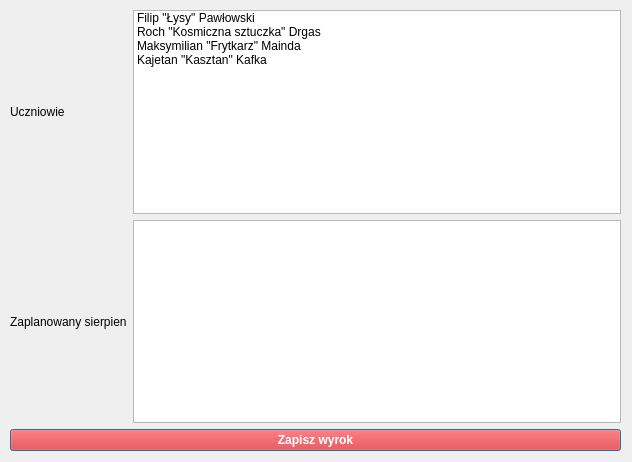
<?xml version="1.0" encoding="UTF-8"?>
<ui version="4.0">
 <class>Dialog</class>
 <widget class="QDialog" name="Dialog">
  <property name="geometry">
   <rect>
    <x>0</x>
    <y>0</y>
    <width>632</width>
    <height>462</height>
   </rect>
  </property>
  <property name="windowTitle">
   <string>Dialog</string>
  </property>
  <widget class="QWidget" name="gridLayoutWidget">
   <property name="geometry">
    <rect>
     <x>10</x>
     <y>10</y>
     <width>611</width>
     <height>441</height>
    </rect>
   </property>
   <layout class="QGridLayout" name="gridLayout">
    <item row="0" column="0">
     <widget class="QLabel" name="studentLabel">
      <property name="text">
       <string>Uczniowie</string>
      </property>
     </widget>
    </item>
    <item row="0" column="1">
     <widget class="QListWidget" name="studentLW">
      <item>
       <property name="text">
        <string>Filip &quot;Łysy&quot; Pawłowski</string>
       </property>
      </item>
      <item>
       <property name="text">
        <string>Roch &quot;Kosmiczna sztuczka&quot; Drgas</string>
       </property>
      </item>
      <item>
       <property name="text">
        <string>Maksymilian &quot;Frytkarz&quot; Mainda</string>
       </property>
      </item>
      <item>
       <property name="text">
        <string>Kajetan &quot;Kasztan&quot; Kafka</string>
       </property>
      </item>
     </widget>
    </item>
    <item row="1" column="1">
     <widget class="QListWidget" name="auStudentLW"/>
    </item>
    <item row="1" column="0">
     <widget class="QLabel" name="auStudentLabel">
      <property name="text">
       <string>Zaplanowany sierpien</string>
      </property>
     </widget>
    </item>
    <item row="2" column="0" colspan="2">
     <widget class="QPushButton" name="acceptButton">
      <property name="styleSheet">
       <string notr="true">background-color: red;
font-weight:  bold;
color: white;</string>
      </property>
      <property name="text">
       <string>Zapisz wyrok</string>
      </property>
     </widget>
    </item>
   </layout>
  </widget>
 </widget>
 <resources/>
 <connections/>
</ui>
